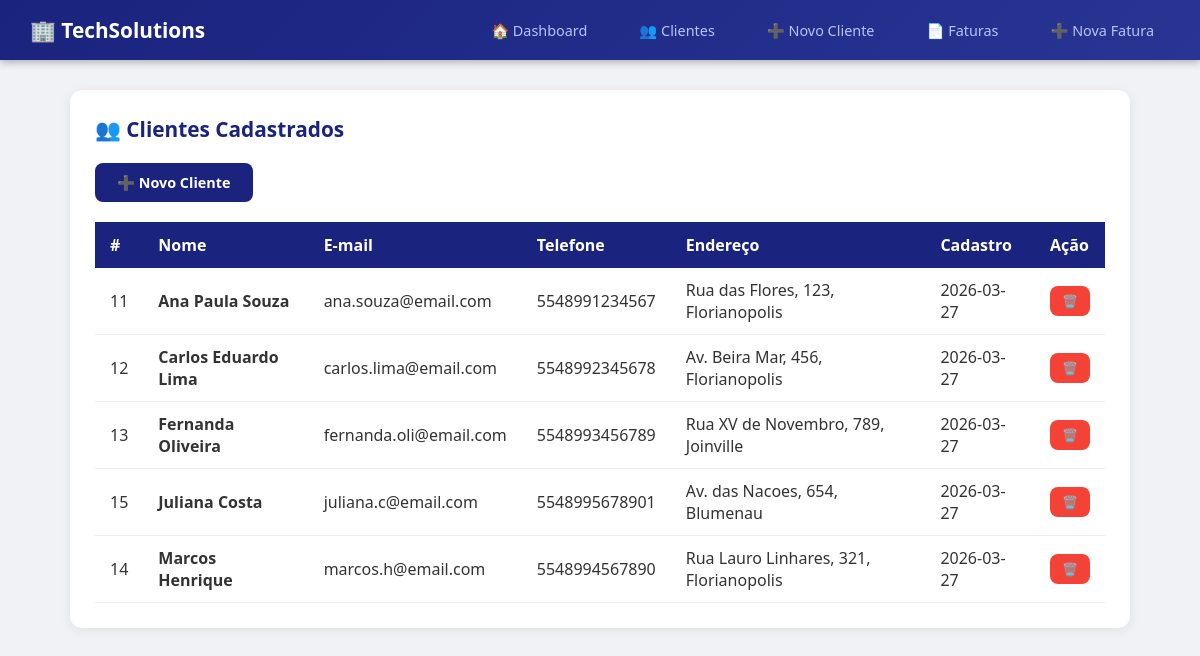
The app's page /clientes, older data.
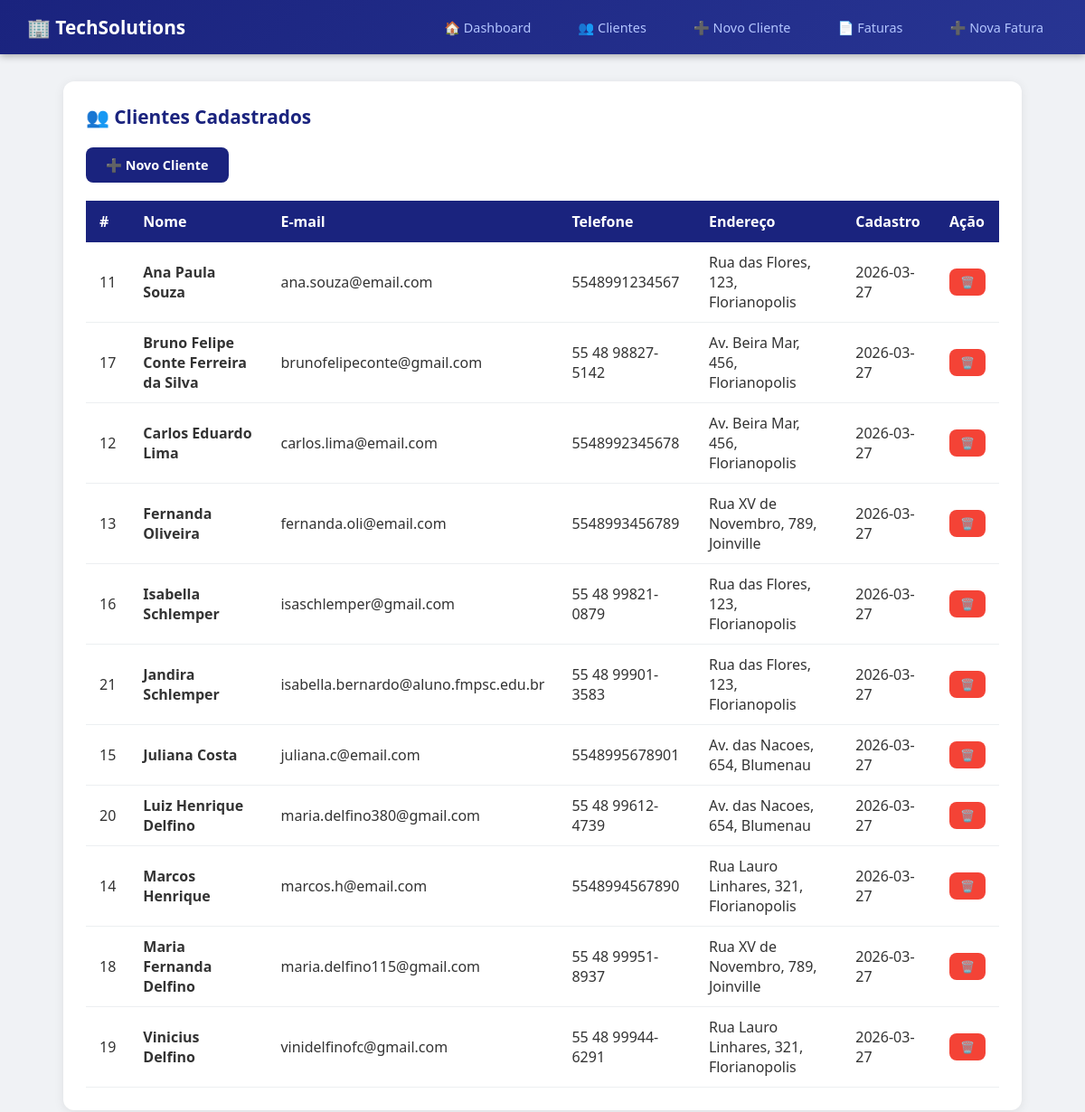
The same page, newer data.
### tables this page shows
CREATE TABLE clientes (
            id            INTEGER PRIMARY KEY AUTOINCREMENT,
            nome          TEXT    NOT NULL,
            email         TEXT    NOT NULL,
            telefone      TEXT    NOT NULL,
            endereco      TEXT,
            data_cadastro TEXT    DEFAULT (date('now'))
        );

### app.py (the view)
@app.route("/clientes")
def listar_clientes():
    conn = conectar()
    cur  = conn.cursor()
    cur.execute("SELECT * FROM clientes ORDER BY nome")
    clientes = cur.fetchall()
    conn.close()
    return render_template("clientes.html", clientes=clientes)

### database.py (called while the page is built)
def conectar():
    conn = sqlite3.connect(DB_PATH)
    conn.row_factory = sqlite3.Row
    return conn

### templates/clientes.html (shortened to what this page needs)
{% extends "base.html" %}
{% block conteudo %}
<div class="card">
    <h2>👥 Clientes Cadastrados</h2>
    <a href="/clientes/novo" class="btn btn-primary" style="margin-bottom:20px;display:inline-block;">
        ➕ Novo Cliente
    </a>
    {% if clientes %}
    <table>
        <thead>
            <tr><th>#</th><th>Nome</th><th>E-mail</th><th>Telefone</th><th>Endereço</th><th>Cadastro</th><th>Ação</th></tr>
        </thead>
        <tbody>
            {% for c in clientes %}
            <tr>
                <td>{{ c['id'] }}</td>
                <td><strong>{{ c['nome'] }}</strong></td>
                <td>{{ c['email'] }}</td>
                <td>{{ c['telefone'] }}</td>
                <td>{{ c['endereco'] or '—' }}</td>
                <td>{{ c['data_cadastro'] }}</td>
                <td>
                    <a href="/clientes/excluir/{{ c['id'] }}" class="btn btn-danger"
                       onclick="return confirm('Excluir {{ c['nome'] }}?')">🗑️</a>
                </td>
            </tr>
            {% endfor %}
        </tbody>
    </table>
    {% else %}
    <p style="color:#888;text-align:center;padding:30px;">
        Nenhum cliente ainda. <a href="/clientes/novo">Cadastre o primeiro!</a>
    </p>
    {% endif %}
</div>
{% endblock %}

Row changes from the older to the newer data that the page shows:
added clientes: id "17", nome "Bruno Felipe Conte Ferreira da Silva", email "brunofelipeconte@gmail.com", telefone "55 48 98827-5142", endereco "Av. Beira Mar, 456, Florianopolis", data_cadastro "2026-03-27"
added clientes: id "16", nome "Isabella Schlemper", email "isaschlemper@gmail.com", telefone "55 48 99821-0879", endereco "Rua das Flores, 123, Florianopolis", data_cadastro "2026-03-27"
added clientes: id "21", nome "Jandira Schlemper", email "isabella.bernardo@aluno.fmpsc.edu.br", telefone "55 48 99901-3583", endereco "Rua das Flores, 123, Florianopolis", data_cadastro "2026-03-27"
added clientes: id "20", nome "Luiz Henrique Delfino", email "maria.delfino380@gmail.com", telefone "55 48 99612-4739", endereco "Av. das Nacoes, 654, Blumenau", data_cadastro "2026-03-27"
added clientes: id "18", nome "Maria Fernanda Delfino", email "maria.delfino115@gmail.com", telefone "55 48 99951-8937", endereco "Rua XV de Novembro, 789, Joinville", data_cadastro "2026-03-27"
added clientes: id "19", nome "Vinicius Delfino", email "vinidelfinofc@gmail.com", telefone "55 48 99944-6291", endereco "Rua Lauro Linhares, 321, Florianopolis", data_cadastro "2026-03-27"
